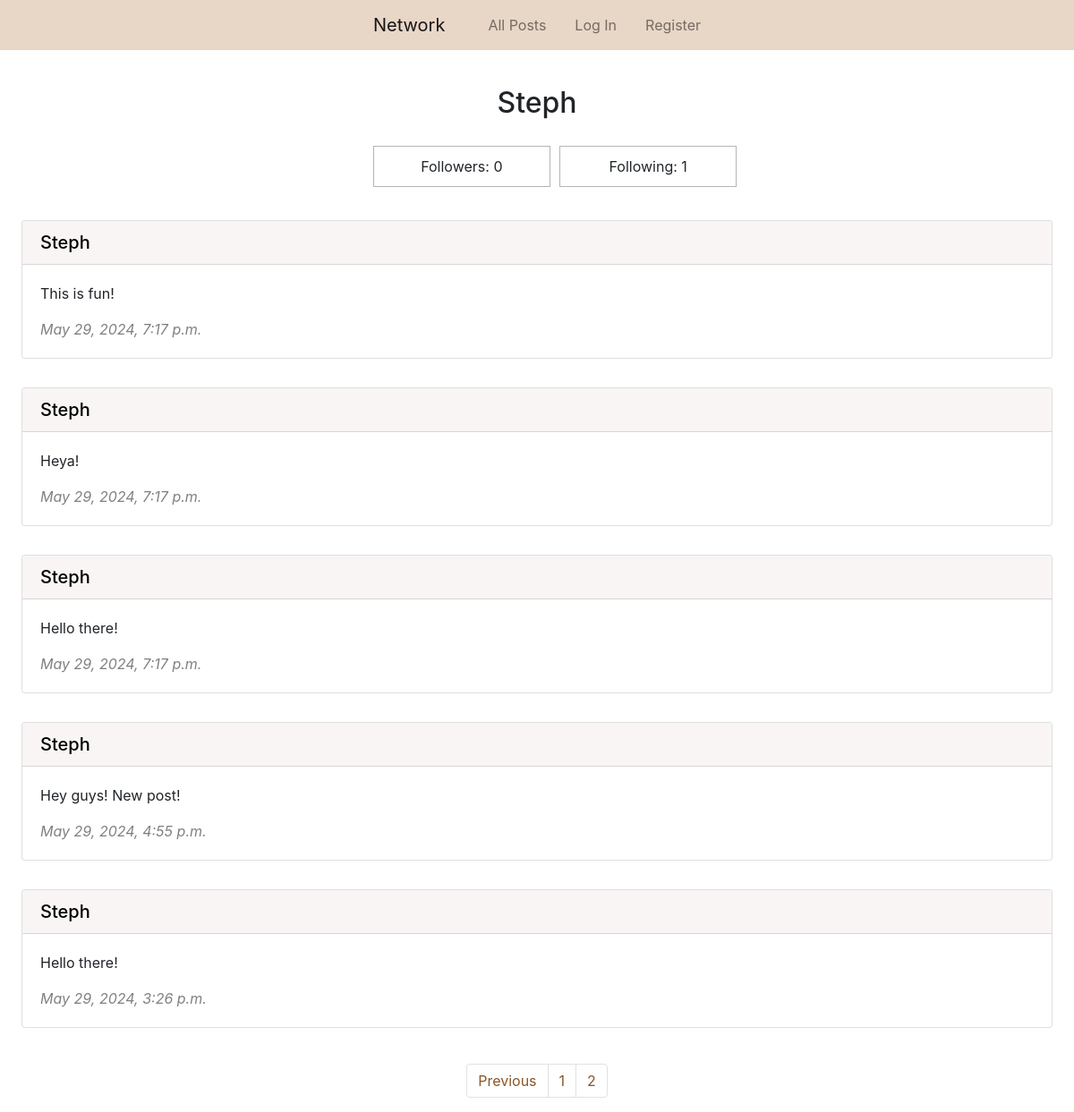
The page /profile/1?page=2 on the database its author committed.
### network/models.py (models this page shows, shortened)
class User(AbstractUser):
    pass

class Post(models.Model):
    content = models.CharField(max_length=300)
    user = models.ForeignKey(User, on_delete=models.CASCADE, related_name="post_user")
    date_time = models.DateTimeField(auto_now_add=True)

### network/views.py (the view)
# urls.py: path("profile/<int:user_id>", views.profile, name="profile"),
def profile(request, user_id):
    profile_user = User.objects.get(pk=user_id)
    user_posts = Post.objects.filter(user=profile_user).order_by("id").reverse()
    paginator = Paginator(user_posts, 10)
    page_number = request.GET.get("page")
    page_posts = paginator.get_page(page_number)
    followers = Follow.objects.filter(user_following=profile_user)
    following = Follow.objects.filter(user_follower=profile_user)
    try:
        if len(followers.filter(user_follower=request.user)) != 0:
            is_following = True
        else:
            is_following = False
    except:
        is_following = False
    return render(request, "network/profile.html", {
        "page_posts": page_posts,
        "profile_user": profile_user,
        "followers": followers,
        "following": following,
        "is_following": is_following
    })

### network/templates/network/profile.html (shortened to what this page needs)
{% extends "network/layout.html" %}
{% block body %}
    <h2 class="px-5 pt-4 pb-3 mt-3 text-center">{{ profile_user.username | capfirst }}</h2>
    <ul class="row d-flex justify-content-center">
        <li class="col-2 follow-border text-center">
            Followers: {{ followers.count }}
        </li>
        <li class="col-2 follow-border text-center">
            Following: {{ following.count }}
        </li>
    </ul>
    {% for post in page_posts %}
        <div class="px-4 py-3">
            <div class="card">
                <h5 class="card-header bg-brown"><a class="blacklink" href="{% url 'profile' user_id=post.user.id %}">{{ post.user.username | capfirst }}</a></h5>
                <div class="card-body">
                    <p class="card-text" id="content_{{ post.id }}">{{ post.content }}</p>
                    <p class="card-text grey"><i>{{ post.date_time }}</i></p>
                </div>
            </div>
        </div>
    {% endfor %}
    <br>
    <nav aria-label="Page navigation">
        <ul class="pagination d-flex justify-content-center">
            {% if page_posts.has_previous %}
                <li class="page-item"><a class="page-link brown-text" href="?page={{ page_posts.previous_page_number }}">Previous</a></li>
            {% endif %}
            {% for i in page_posts.paginator.page_range %}
                <li class="page-item"><a class="page-link brown-text" href="?page={{ i }}">{{ i }}</a></li>
            {% endfor %}
        </ul>
      </nav>
{% endblock %}

### network/static/network/styles.css (style rules this page uses)
.blacklink { color: black !important; }
.bg-brown { background-color: #f8f5f4 !important; }
.brown-text { color: #8a5626 !important; }
.follow-border { border: solid 1px rgb(182, 180, 180); padding: 10px; margin: 5px; list-style-type: None; }
.grey { color: grey !important; }

### rows shown on the page
User: username "Steph"
Post: user.username "Steph", content "This is fun!", date_time "May 29, 2024, 7:17 p.m."
Post: user.username "Steph", content "Heya!", date_time "May 29, 2024, 7:17 p.m."
Post: user.username "Steph", content "Hello there!", date_time "May 29, 2024, 7:17 p.m."
Post: user.username "Steph", content "Hey guys! New post!", date_time "May 29, 2024, 4:55 p.m."
Post: user.username "Steph", content "Hello there!", date_time "May 29, 2024, 3:26 p.m."

### other values the page prints
{{ followers.count }} "0"
{{ following.count }} "1"
{{ i }} "1" "2"
